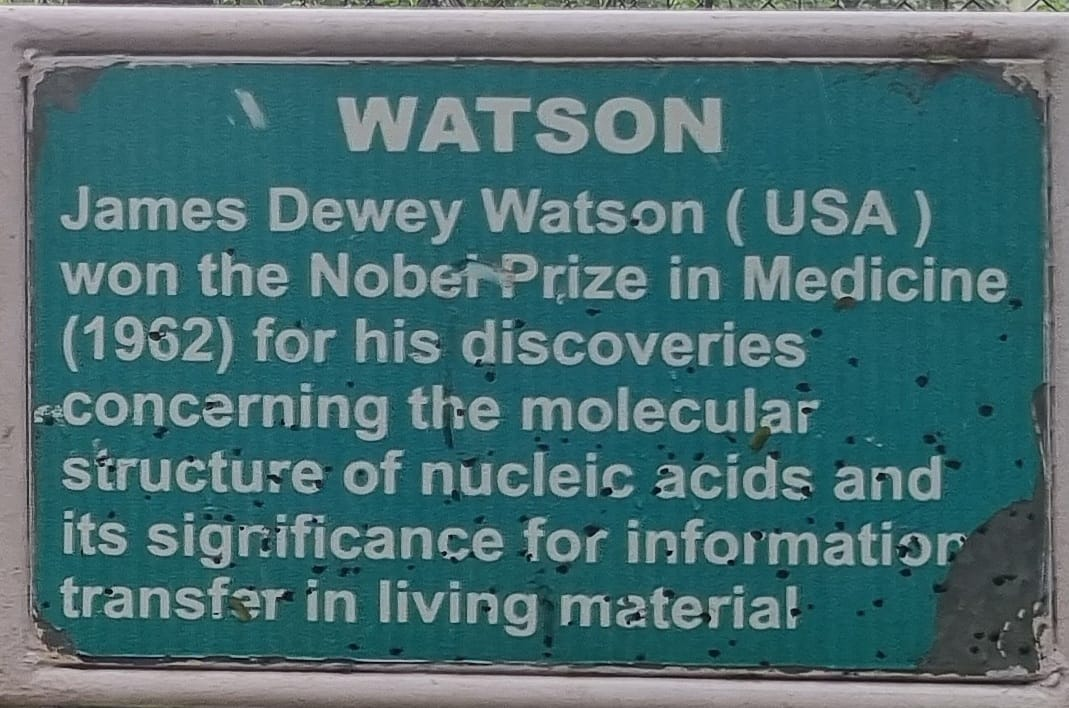
#> input picture imagebackend/watson.jpg, 1069 x 708 px
$ jupyter execute --allow-errors IP-Methodology.ipynb   (shell and % lines are left out)
#> lines starting #> are read from the running program, lines starting #| are printed output that depends on the picture; after the words box and inside, x2 and y2 are one past the last pixel; in counts of white or black regions, pixels touching at a corner belong together
[cell 1]
import pytesseract
import shutil
import os
import random
import cv2
import numpy as np
import matplotlib.pyplot as plt
from PIL import Image
import matplotlib.image
import easyocr
try:
    from PIL import Image
except ImportError:
    import Image

[cell 2]
ori_image = cv2.imread('watson.jpg')
#> ori_image is the input picture: shape (708, 1069, 3); mean B, G, R 114.1, 109.9, 73.5

ori_img = cv2.cvtColor(ori_image, cv2.COLOR_BGR2RGB)
plt.imshow(ori_img)
plt.axis('off')
plt.show()

fixed_img = cv2.resize(ori_img, None, fx=1.2, fy=1.2, interpolation=cv2.INTER_CUBIC)
# plt.imshow(fixed_img)
# plt.axis("off")

ogimg = cv2.cvtColor(fixed_img, cv2.COLOR_RGB2GRAY)
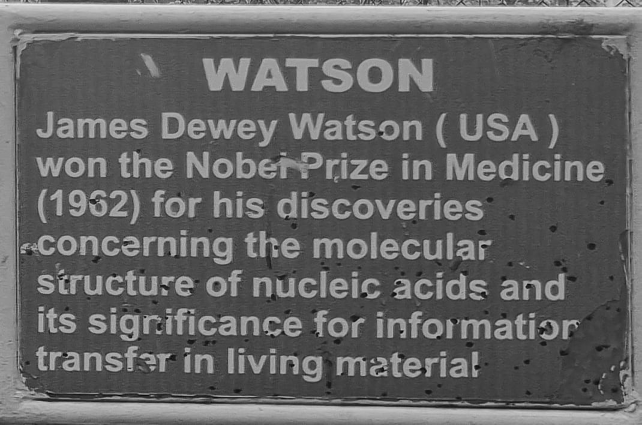
#> ogimg: shape (850, 1283) (shown at 1/2 size); min 0, max 241, mean 99.5

kernel = cv2.getStructuringElement(cv2.MORPH_CROSS,(3,3))
dilation = cv2.dilate(ogimg, kernel, iterations=1)
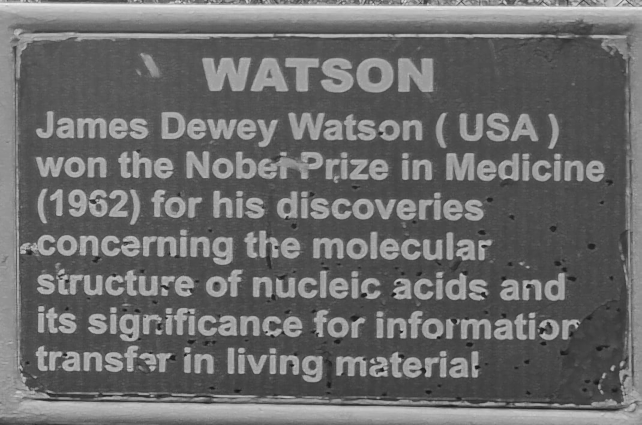
#> dilation: shape (850, 1283) (shown at 1/2 size); min 18, max 241, mean 106.9
# plt.imshow(dilation)
# plt.axis("off")

kernel = cv2.getStructuringElement(cv2.MORPH_CROSS,(3,3))
erosion= cv2.erode(dilation, kernel, iterations=1)
# plt.imshow(erosion)
# plt.axis("off")

binary = cv2.threshold(cv2.medianBlur(erosion, 3), 0, 255, cv2.THRESH_BINARY + cv2.THRESH_OTSU)[1]
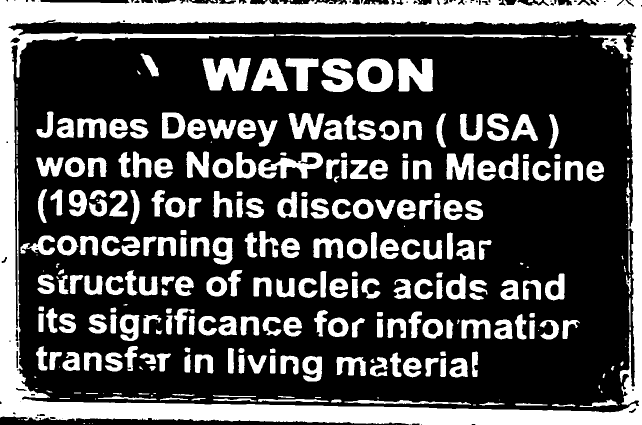
#> binary: shape (850, 1283) (shown at 1/2 size); 29.3% white; 321 white regions (63 under 20 px), largest, box (x1, y1, x2, y2) and area: (0, 0, 1283, 850) 140887, (405, 116, 502, 182) 4354, (797, 117, 866, 183) 3585
# plt.imshow(binary)
# plt.axis("off")

gsbin = binary.astype(np.uint8)
# gsbin= 255 * gsbin
# plt.imshow(gsbin)

image2 = cv2.cvtColor(255-gsbin, cv2.COLOR_GRAY2RGB)
# [7 lines of commented-out code are left out]
